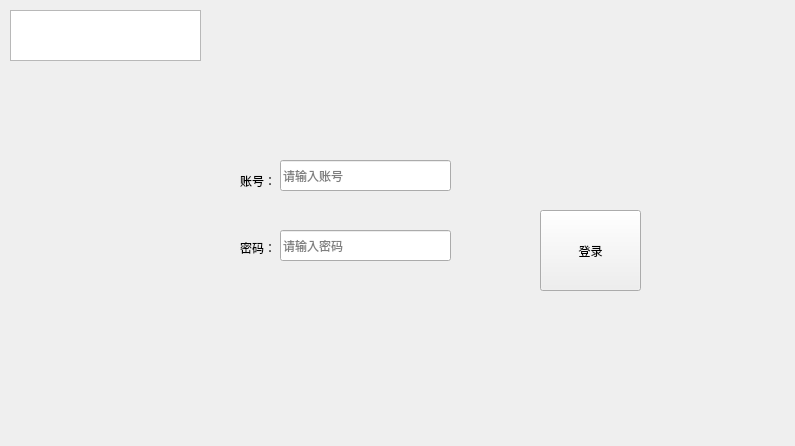
<?xml version="1.0" encoding="UTF-8"?>
<ui version="4.0">
 <class>Form</class>
 <widget class="QWidget" name="Form">
  <property name="geometry">
   <rect>
    <x>0</x>
    <y>0</y>
    <width>795</width>
    <height>446</height>
   </rect>
  </property>
  <property name="windowTitle">
   <string>登录</string>
  </property>
  <widget class="QPushButton" name="pushButton">
   <property name="geometry">
    <rect>
     <x>540</x>
     <y>210</y>
     <width>101</width>
     <height>81</height>
    </rect>
   </property>
   <property name="text">
    <string>登录</string>
   </property>
  </widget>
  <widget class="QTextBrowser" name="textBrowser">
   <property name="geometry">
    <rect>
     <x>10</x>
     <y>10</y>
     <width>191</width>
     <height>51</height>
    </rect>
   </property>
  </widget>
  <widget class="QLineEdit" name="lineEdit">
   <property name="geometry">
    <rect>
     <x>280</x>
     <y>160</y>
     <width>171</width>
     <height>31</height>
    </rect>
   </property>
   <property name="placeholderText">
    <string>请输入账号</string>
   </property>
  </widget>
  <widget class="QLineEdit" name="lineEdit_2">
   <property name="geometry">
    <rect>
     <x>280</x>
     <y>230</y>
     <width>171</width>
     <height>31</height>
    </rect>
   </property>
   <property name="placeholderText">
    <string>请输入密码</string>
   </property>
  </widget>
  <widget class="QLabel" name="label">
   <property name="geometry">
    <rect>
     <x>240</x>
     <y>160</y>
     <width>101</width>
     <height>41</height>
    </rect>
   </property>
   <property name="text">
    <string>账号：</string>
   </property>
  </widget>
  <widget class="QLabel" name="label_2">
   <property name="geometry">
    <rect>
     <x>240</x>
     <y>240</y>
     <width>72</width>
     <height>15</height>
    </rect>
   </property>
   <property name="text">
    <string>密码：</string>
   </property>
  </widget>
 </widget>
 <resources/>
 <connections/>
</ui>
